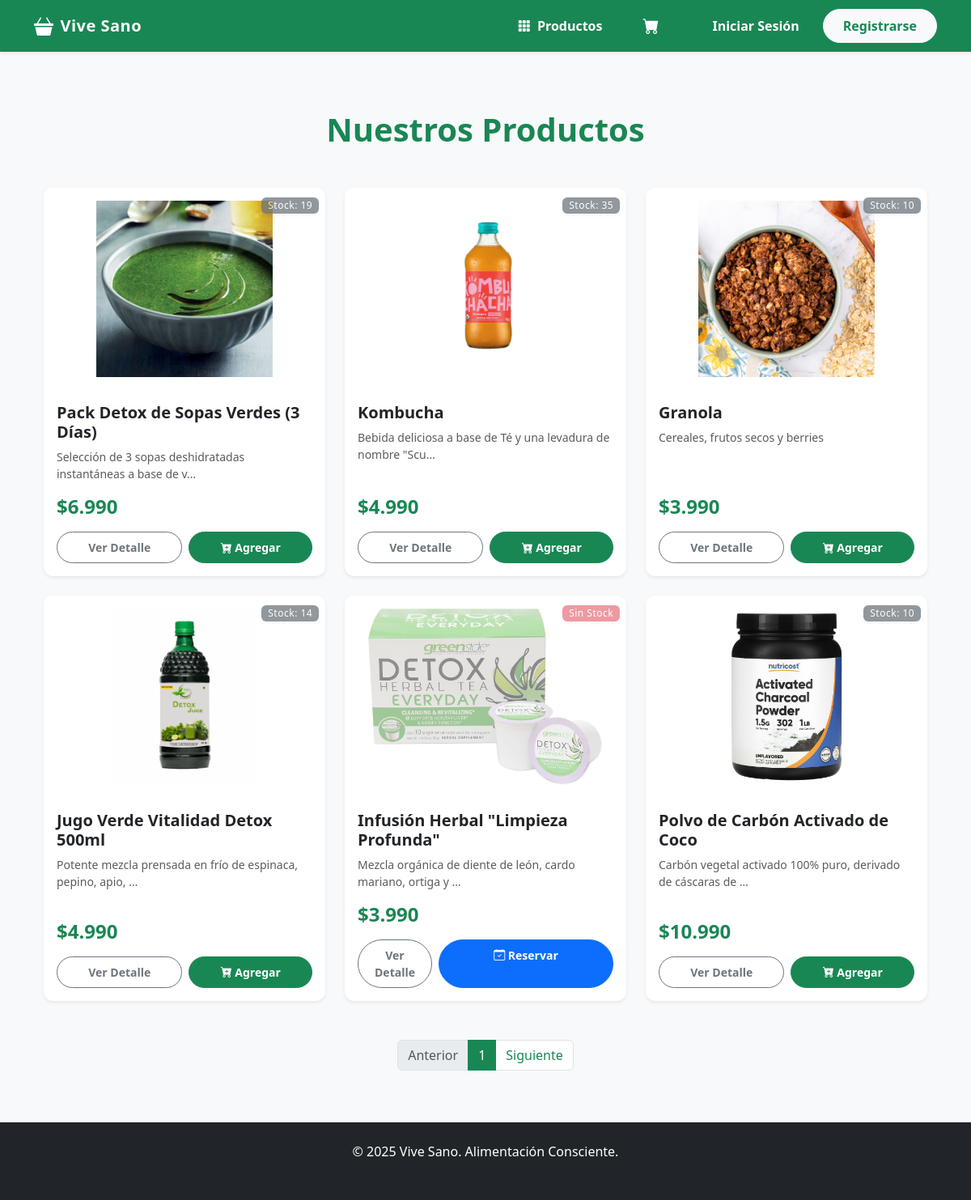
Screenshot of /catalogo/ with the database file from the repository.
### gestion/models.py (models this page shows, shortened)
class Producto(models.Model):
    nombre = models.CharField(max_length=100)
    descripcion = models.TextField(blank=True, null=True)
    precio = models.DecimalField(max_digits=10, decimal_places=2) # Usamos Decimal para dinero
    stock = models.IntegerField(default=0)
    categoria = models.CharField(max_length=50, blank=True)
    imagen = models.ImageField(upload_to='productos/', null=True, blank=True)

### catalogo/views.py (the view)
# urls.py: path('', views.catalogo, name='catalogo'),
def catalogo(request):
    productos_list = Producto.objects.all().order_by('id')
    categoria_filter = request.GET.get('categoria')
    if categoria_filter:
        productos_list = productos_list.filter(categoria__icontains=categoria_filter)
    paginator = Paginator(productos_list, 6)
    page_number = request.GET.get('page')
    page_obj = paginator.get_page(page_number)
    return render(request, 'catalogo/catalogo.html', {'page_obj': page_obj})

### core/context_processors.py (called while the page is built, shortened)
def contadores_globales(request):
    data = {
        'cant_logistica': 0,
        'cant_atencion': 0
    }
    return data

### core/templatetags/filtros_extra.py (called while the page is built)
@register.filter
def clp(value):
    try:
        value = int(value) # Quitamos decimales (.00)
        return "${:,.0f}".format(value).replace(",", ".")
    except (ValueError, TypeError):
        return value

### catalogo/templates/catalogo/catalogo.html (shortened to what this page needs)
{% extends 'core/base.html' %}
{% load static %}
{% load filtros_extra %}
{% block content %}
<div class="container mt-4">
    <h1 class="text-center mb-5 fw-bold text-success">Nuestros Productos</h1>
    <div class="row row-cols-1 row-cols-md-3 g-4">
        {% for producto in page_obj %}
        <div class="col">
            <div class="card h-100 shadow-sm border-0 product-card position-relative">
                <div class="position-absolute top-0 end-0 m-2">
                    {% if producto.stock > 0 %}
                        <span class="badge bg-secondary opacity-75 shadow-sm">
                            Stock: {{ producto.stock }}
                        </span>
                    {% else %}
                        <span class="badge bg-danger shadow-sm">
                            Sin Stock
                        </span>
                    {% endif %}
                </div>
                {% if producto.imagen %}
                    <img src="{{ producto.imagen.url }}" class="card-img-top p-3 {% if producto.stock == 0 %}opacity-50{% endif %}" alt="{{ producto.nombre }}" style="height: 250px; object-fit: contain;">
                {% else %}
                    <div class="bg-light d-flex align-items-center justify-content-center text-muted" style="height: 250px;">
                        <i class="bi bi-image fs-1"></i>
                    </div>
                {% endif %}
                <div class="card-body d-flex flex-column">
                    <h5 class="card-title fw-bold">{{ producto.nombre }}</h5>
                    <p class="card-text text-muted small">{{ producto.descripcion|truncatechars:60 }}</p>
                    <div class="mt-auto">
                        <h4 class="fw-bold text-success mb-3">{{ producto.precio|clp }}</h4>
                        <div class="d-flex gap-2">
                            <a href="{% url 'catalogo:detalle' producto.id %}" class="btn btn-outline-secondary btn-sm flex-fill">
                                Ver Detalle
                            </a>
                            {% if producto.stock > 0 %}
                                <form action="{% url 'carrito:agregar' producto.id %}" method="POST" class="flex-fill">
                                    <button type="submit" class="btn btn-success btn-sm w-100">
                                        <i class="bi bi-cart-plus-fill"></i> Agregar
                                    </button>
                                </form>
                            {% else %}
                                <a href="{% url 'catalogo:reservar_producto' producto.id %}" class="btn btn-primary btn-sm w-100 flex-fill">
                                    <i class="bi bi-calendar-check"></i> Reservar
                                </a>
                            {% endif %}
                        </div>
                    </div>
                </div>
            </div>
        </div>
        {% empty %}
        <div class="col-12 text-center py-5">
            <div class="alert alert-light text-muted" role="alert">
                <i class="bi bi-basket me-2"></i> No hay productos disponibles en este momento.
            </div>
        </div>
        {% endfor %}
    </div>
    <nav class="mt-5">
        <ul class="pagination justify-content-center">
            {% if page_obj.has_previous %}
                <li class="page-item">
                    <a class="page-link text-success" href="?page={{ page_obj.previous_page_number }}{% if request.GET.categoria %}&categoria={{ request.GET.categoria }}{% endif %}">Anterior</a>
                </li>
            {% else %}
                <li class="page-item disabled"><span class="page-link">Anterior</span></li>
            {% endif %}
            <li class="page-item active" aria-current="page">
                <span class="page-link bg-success border-success">{{ page_obj.number }}</span>
            </li>
            {% if page_obj.has_next %}
                <li class="page-item">
                    <a class="page-link text-success" href="?page={{ page_obj.next_page_number }}{% if request.GET.categoria %}&categoria={{ request.GET.categoria }}{% endif %}">Siguiente</a>
                </li>
            {% else %}
                <li class="page-item disabled"><span class="page-link">Siguiente</span></li>
            {% endif %}
        </ul>
    </nav>
</div>
{% endblock %}

### core/templates/core/base.html (shortened to what this page needs)
{% load static %}
{% load auth_extras %} <!DOCTYPE html>
<html lang="es">
<head>
    <link href="https://cdn.jsdelivr.net/npm/bootstrap@5.3.2/dist/css/bootstrap.min.css" rel="stylesheet">
    <link rel="stylesheet" href="https://cdn.jsdelivr.net/npm/bootstrap-icons@1.11.3/font/bootstrap-icons.css">
    <link rel="stylesheet" href="https://cdn.jsdelivr.net/gh/lipis/flag-icons@6.6.6/css/flag-icons.min.css"/>
    <link rel="stylesheet" href="{% static 'css/styles.css' %}">
</head>
<body class="d-flex flex-column min-vh-100">
    <nav class="navbar navbar-expand-lg navbar-dark bg-success sticky-top shadow-sm">
      <div class="container">
        <a class="navbar-brand d-flex align-items-center" href="{% url 'core:home' %}">
            <i class="bi bi-basket3-fill me-2 fs-4"></i>
            <span>Vive Sano</span>
        </a>
        <div class="collapse navbar-collapse" id="navbarNav">
          <ul class="navbar-nav ms-auto align-items-center gap-2">
            <li class="nav-item">
                <a class="nav-link" href="{% url 'catalogo:catalogo' %}">
                    <i class="bi bi-grid-3x3-gap-fill me-1"></i> Productos
                </a>
            </li>
            <li class="nav-item position-relative me-2">
                <a href="{% url 'carrito:ver_carrito' %}" class="nav-link">
                    <i class="bi bi-cart-fill fs-5"></i>
                </a>
            </li>
            {% if user.is_authenticated %}
                <li class="nav-item dropdown ms-2">
                    <a class="nav-link dropdown-toggle" href="#" role="button" data-bs-toggle="dropdown">
                        Hola, {{ user.first_name|default:user.username }}
                    </a>
                    <ul class="dropdown-menu dropdown-menu-end shadow border-0">
                        <li><h6 class="dropdown-header">Mi Cuenta</h6></li>
                        <li><a class="dropdown-item" href="{% url 'usuario:perfil' %}"><i class="bi bi-person-circle me-2"></i>Mi Perfil</a></li>
                        <li><a class="dropdown-item" href="{% url 'usuario:mis_pedidos' %}"><i class="bi bi-bag-check-fill me-2"></i>Mis Pedidos</a></li>
                        {% if user.is_staff %}
                            <li><hr class="dropdown-divider"></li>
                            <li><a class="dropdown-item" href="/admin/"><i class="bi bi-gear me-2"></i>Admin Django</a></li>
                        {% endif %}
                        <li><hr class="dropdown-divider"></li>
                        <li><a class="dropdown-item text-danger" href="{% url 'usuario:logout' %}"><i class="bi bi-box-arrow-right me-2"></i>Cerrar Sesión</a></li>
                    </ul>
                </li>
            {% else %}
                <li class="nav-item ms-2">
                    <a class="nav-link" href="{% url 'usuario:login' %}">Iniciar Sesión</a>
                </li>
                <li class="nav-item">
                    <a class="btn btn-light text-success fw-bold rounded-pill px-4" href="{% url 'usuario:registro' %}">Registrarse</a>
                </li>
            {% endif %}
          </ul>
        </div>
      </div>
    </nav>
    <main class="container my-5 flex-grow-1">
        {% block content %}{% endblock %}
    </main>
    <footer class="bg-dark text-white text-center py-4 mt-auto">
        <div class="container">
            <p class="mb-0">&copy; 2025 Vive Sano. Alimentación Consciente.</p>
            <small class="text-muted">Desarrollado para Evaluación de Software</small>
        </div>
    </footer>
</body>
</html>

### static/css/styles.css (style rules this page uses)
body { background-color: #f8f9fa; font-family: 'Segoe UI', Tahoma, Geneva, Verdana, sans-serif; }
.navbar-brand { font-weight: 700; letter-spacing: 0.5px; }
.navbar-nav .nav-link { color: white !important; font-weight: 600; padding: 8px 20px !important; border-radius: 50px; transition: all 0.3s ease; border: 1px solid transparent; }
.card { border: none; border-radius: 12px; transition: transform 0.2s ease, box-shadow 0.2s ease; }
.product-card .card-img-top { height: 250px; width: 100%; object-fit: contain; padding: 15px; background-color: #fff; border-radius: 12px 12px 0 0; }
.btn { border-radius: 50px; padding: 8px 20px; font-weight: 600; }
.badge { font-weight: 500; letter-spacing: 0.5px; }

### rows the page displays
Producto: stock "19", imagen (picture), nombre "Pack Detox de Sopas Verdes (3 Días)", descripcion "Selección de 3 sopas deshidratadas instantáneas a base de v…", precio|clp "$6.990", shows "Agregar"
Producto: stock "35", imagen (picture), nombre "Kombucha", descripcion "Bebida deliciosa a base de Té y una levadura de nombre \"Scu…", precio|clp "$4.990", shows "Agregar"
Producto: stock "10", imagen (picture), nombre "Granola", descripcion "Cereales, frutos secos y berries", precio|clp "$3.990", shows "Agregar"
Producto: stock "14", imagen (picture), nombre "Jugo Verde Vitalidad Detox 500ml", descripcion "Potente mezcla prensada en frío de espinaca, pepino, apio, …", precio|clp "$4.990", shows "Agregar"
Producto: stock "Sin Stock", imagen (picture), nombre "Infusión Herbal \"Limpieza Profunda\"", descripcion "Mezcla orgánica de diente de león, cardo mariano, ortiga y …", precio|clp "$3.990"
Producto: stock "10", imagen (picture), nombre "Polvo de Carbón Activado de Coco", descripcion "Carbón vegetal activado 100% puro, derivado de cáscaras de …", precio|clp "$10.990", shows "Agregar"

### other values shown
{{ page_obj.number }} "1"
